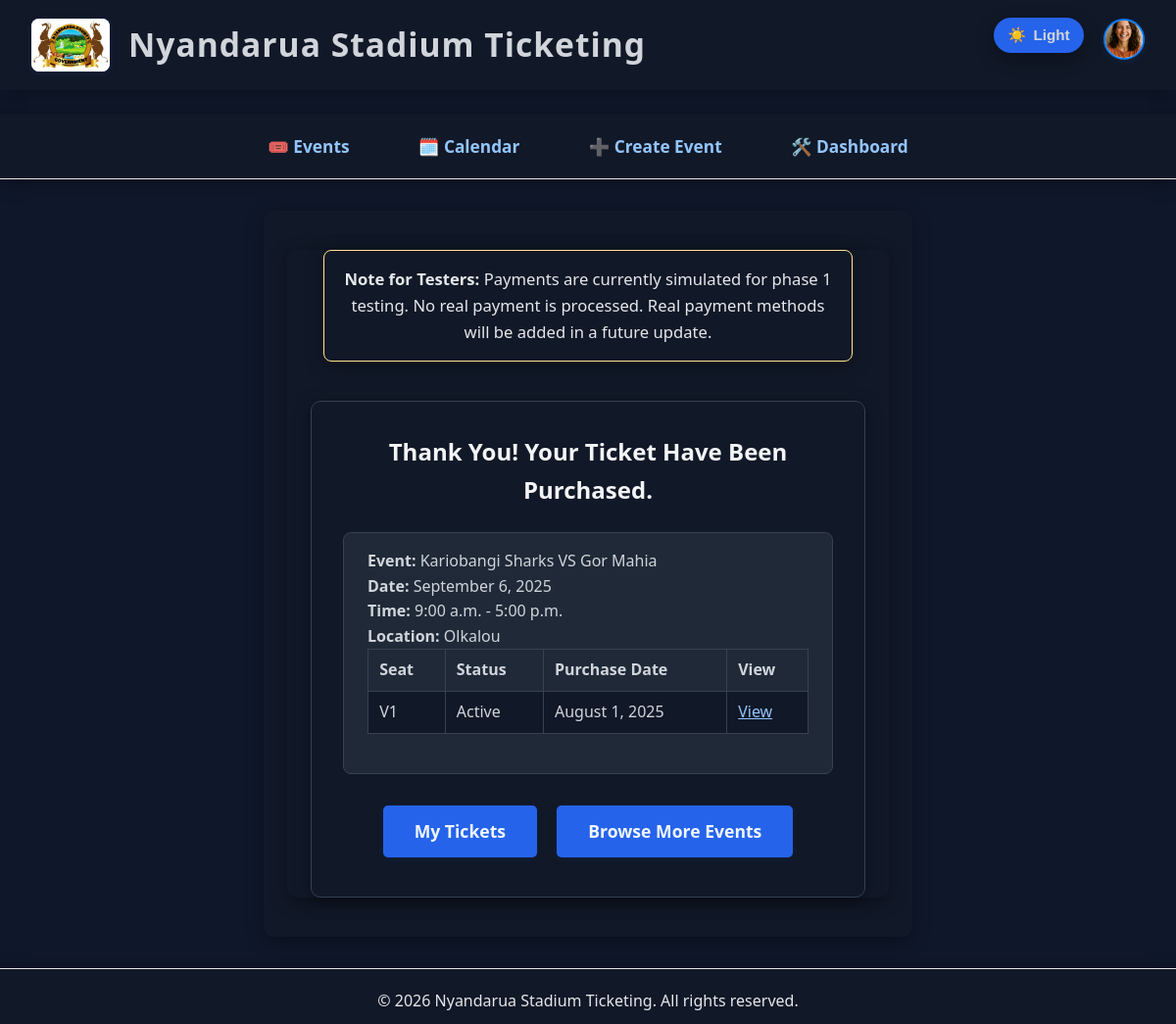
The page /tickets/confirm/40/ (signed in) on the database as committed earlier.
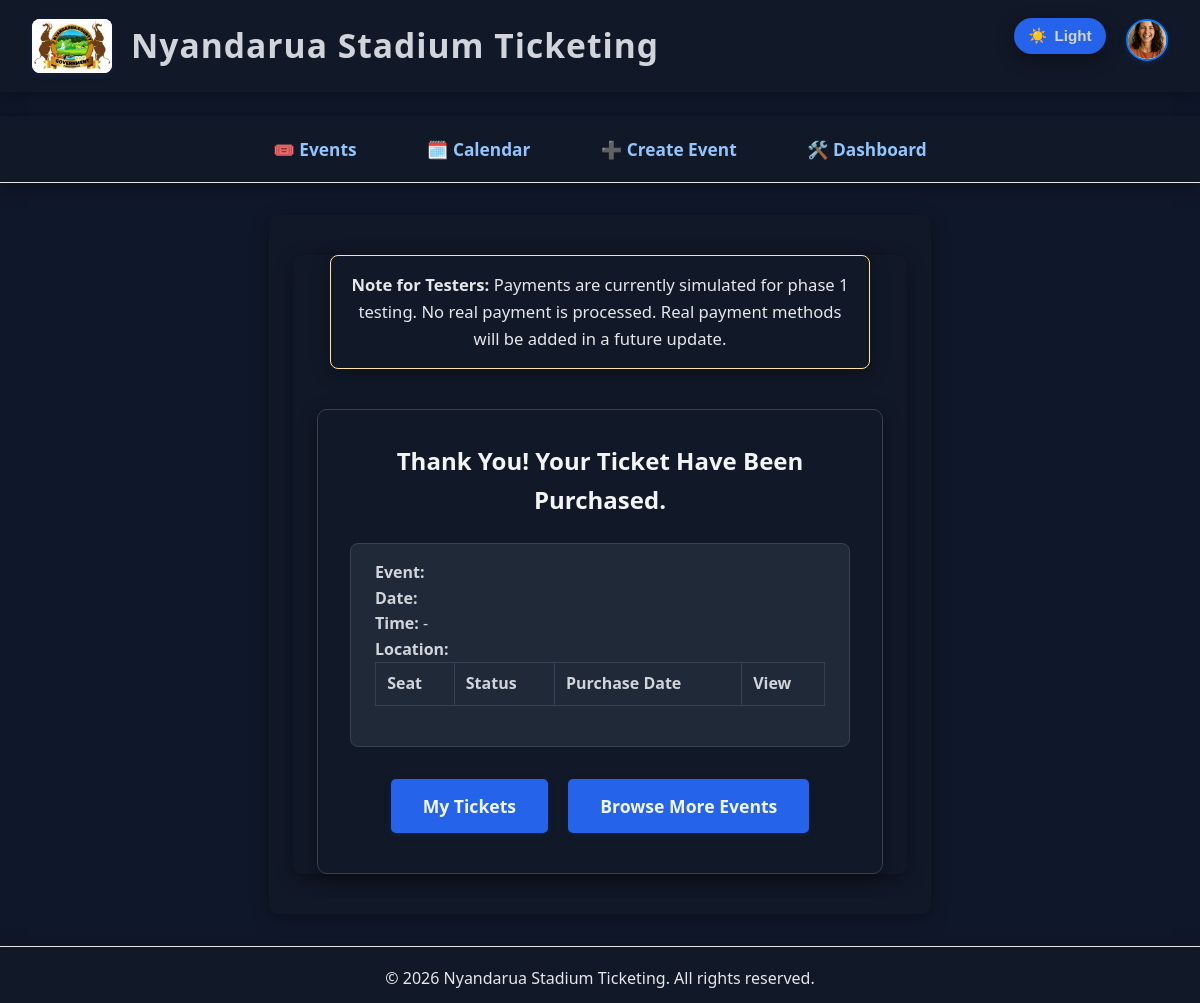
The same page on the database as committed later.
### tickets/models.py (models this page shows, shortened)
class Ticket(models.Model):
    STATUS_CHOICES = [
        ('Active', 'Active'),
        ('Cancelled', 'Cancelled'),
        ('Used', 'Used'),
    ]
    user = models.ForeignKey(User, on_delete=models.CASCADE, related_name='tickets')
    event = models.ForeignKey(Event, on_delete=models.CASCADE, related_name='tickets')
    tickettype = models.ForeignKey('TicketType', on_delete=models.CASCADE, related_name='tickets', null=True, blank=True)
    seat = models.CharField(max_length=50)
    purchase_date = models.DateTimeField(auto_now_add=True)
    status = models.CharField(max_length=10, choices=STATUS_CHOICES, default='Active')
    qr_code_url = models.URLField(blank=True, null=True)  # Optional: for QR code image
    qr_code_image = models.ImageField(upload_to='ticket_qrcodes/', blank=True, null=True)

### events/models.py (models this page shows, shortened)
class Event(models.Model):
    EVENT_TYPE_CHOICES = [
        ('sports', 'Sports Events'),
        ('entertainment', 'Entertainment Events'),
        ('civic', 'Civic and Political Events'),
        ('educational', 'Educational and Institutional Events'),
        ('corporate', 'Corporate and Business Events'),
        ('religious', 'Religious and Spiritual Events'),
        ('recreational', 'Recreational and Community Events'),
        ('esports', 'E-sports and Virtual Events'),
    ]
    SPORTS_TYPE_CHOICES = [
        ('football', 'Football'),
        ('basketball', 'Basketball'),
        ('athletics', 'Athletics'),
        ('rugby', 'Rugby'),
        ('tennis', 'Tennis'),
    ]
    LEAGUE_CHOICES = [
        ('premier_league', 'Premier League'),
        ('national_league', 'National League'),
        ('champions_league', 'Champions League'),
    ]
    LOCATION_CHOICES = [
        ('ol_kalou', 'Ol Kalou Stadium'),
        ('kararani', 'Kararani Stadium (Ndunyu Njeru)'),
    ]
    name = models.CharField(max_length=200)
    date = models.DateTimeField()
    start_time = models.TimeField(default=time(9, 0))
    end_time = models.TimeField(default=time(17, 0))
    location = models.CharField(max_length=32, choices=LOCATION_CHOICES, default='ol_kalou')
    description = models.TextField(blank=True)
    thumbnail = models.ImageField(upload_to='event_thumbnails/', blank=True, null=True)
    event_type = models.CharField(max_length=32, choices=EVENT_TYPE_CHOICES, default='sports')
    sport_type = models.CharField(max_length=32, choices=SPORTS_TYPE_CHOICES, blank=True, null=True)
    league = models.CharField(max_length=32, choices=LEAGUE_CHOICES, blank=True, null=True)

### tickets/views.py (the view)
# urls.py: path('confirm/<str:ids>/', views.ticket_confirm, name='ticket_confirm'),
@login_required
def ticket_confirm(request, ids):
    id_list = [int(pk) for pk in ids.split(',') if pk.isdigit()]
    tickets = Ticket.objects.filter(pk__in=id_list, user=request.user)
    return render(request, 'tickets/ticket_confirm.html', {'tickets': tickets})

### tickets/templates/tickets/ticket_confirm.html (shortened to what this page needs)
{% extends "base.html" %}
{% load static %}
{% block content %}
<div class="main-content">
<div class="container">
    <div class="confirm-section" style="background: #fffbe6; border: 1px solid #ffe58f; color: #ad8b00; margin-bottom: 1.5rem; padding: 1rem 1.2rem; border-radius: 8px; text-align: center; font-size: 1.04rem;">
        <strong>Note for Testers:</strong> Payments are currently simulated for phase 1 testing. No real payment is processed. Real payment methods will be added in a future update.
    </div>
    <div class="confirm-section">
        <h2>Thank You! Your Ticket{% if tickets|length > 1 %}s{% endif %} Have Been Purchased.</h2>
        <div class="ticket-summary">
            <p><strong>Event:</strong> {{ tickets.0.event.name }}</p>
            <p><strong>Date:</strong> {{ tickets.0.event.date|date:"F j, Y" }}</p>
            <p><strong>Time:</strong> {{ tickets.0.event.start_time|time:"g:i a" }} - {{ tickets.0.event.end_time|time:"g:i a" }}</p>
            <p><strong>Location:</strong> {{ tickets.0.event.location }}</p>
            <table class="ticket-list-table">
                <thead>
                    <tr>
                        <th>Seat</th>
                        <th>Status</th>
                        <th>Purchase Date</th>
                        <th>View</th>
                    </tr>
                </thead>
                <tbody>
                    {% for ticket in tickets %}
                    <tr>
                        <td>{{ ticket.seat }}</td>
                        <td>{{ ticket.status }}</td>
                        <td>{{ ticket.purchase_date|date:"F j, Y" }}</td>
                        <td><a href="{% url 'ticket_detail' ticket.pk %}">View</a></td>
                    </tr>
                    {% endfor %}
                </tbody>
            </table>
        </div>
        <a href="{% url 'ticket_list' %}" class="cta">My Tickets</a>
        <a href="{% url 'event_list' %}" class="cta">Browse More Events</a>
    </div>
</div>
</div>
{% endblock %}

Rows that differ between the two databases and show on the page:
removed Ticket: event.name "Kariobangi Sharks VS Gor Mahia", event.date "September 6, 2025", event.start_time "9:00 a.m.", event.end_time "5:00 p.m.", event.location "Olkalou", seat "V1", status "Active", purchase_date "August 1, 2025"
